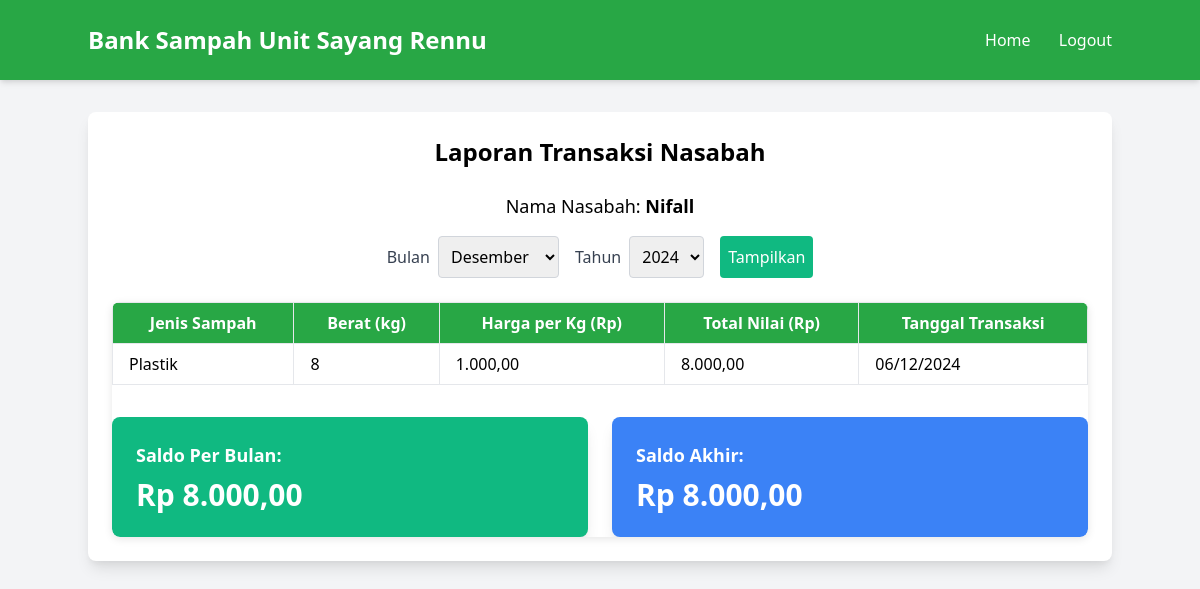
Screenshot of /SayangRennu/createlaporan.php (signed in) with the database file from the repository.
### tables this page shows
CREATE TABLE `nasabah` (
  `nasabah_id` int(11) NOT NULL,
  `nama` varchar(100) NOT NULL,
  `nomorIdentitas` varchar(50) NOT NULL,
  `alamat` text NOT NULL,
  `nomorTelepon` varchar(20) NOT NULL,
  `saldo` double NOT NULL DEFAULT 0,
  `username` varchar(100) NOT NULL,
  `password` varchar(255) NOT NULL
);

CREATE TABLE `transaksi` (
  `idTransaksi` int(11) NOT NULL,
  `nasabah_id` int(11) DEFAULT NULL,
  `jenisSampah` varchar(255) DEFAULT NULL,
  `berat` double DEFAULT NULL,
  `hargaPerKg` double DEFAULT NULL,
  `totalNilai` double DEFAULT NULL,
  `idSampah` int(11) DEFAULT NULL,
  `tanggalTransaksi` date DEFAULT current_timestamp()
);

### SayangRennu/createlaporan.php (the view, shortened to what this page needs)
<?php
include "koneksi.php";
$username = $_SESSION['username'];
$queryNasabah = "SELECT nasabah_id, nama FROM nasabah WHERE username = '$username'";
$resultNasabah = mysqli_query($koneksi, $queryNasabah);
$nasabah = mysqli_fetch_assoc($resultNasabah);
$nasabah_id = $nasabah['nasabah_id'];
$nama_nasabah = $nasabah['nama'];
$bulan = isset($_GET['bulan']) ? $_GET['bulan'] : date('m');
$tahun = isset($_GET['tahun']) ? $_GET['tahun'] : date('Y');
$queryTransaksi = "
    SELECT
        t.idTransaksi,
        t.jenisSampah,
        t.berat,
        t.hargaPerKg,
        t.totalNilai,
        n.saldo,
        DATE_FORMAT(t.tanggalTransaksi, '%d/%m/%Y') AS tanggal
    FROM
        transaksi t
    JOIN
        nasabah n ON t.nasabah_id = n.nasabah_id
    WHERE
        t.nasabah_id = $nasabah_id
        AND MONTH(t.tanggalTransaksi) = $bulan
        AND YEAR(t.tanggalTransaksi) = $tahun
";
$resultTransaksi = mysqli_query($koneksi, $queryTransaksi);
$querySaldo = "SELECT saldo FROM nasabah WHERE nasabah_id = $nasabah_id";
$resultSaldo = mysqli_query($koneksi, $querySaldo);
$saldoData = mysqli_fetch_assoc($resultSaldo);
$saldoAkhir = $saldoData['saldo'];
$saldoPerBulan = 0;
while ($row = mysqli_fetch_assoc($resultTransaksi)) {
    $saldoPerBulan += $row['totalNilai'];
}
?>
<!DOCTYPE html>
<html lang="en">
<head>
    <link href="https://cdn.jsdelivr.net/npm/tailwindcss@2.1.2/dist/tailwind.min.css" rel="stylesheet">
</head>
<body class="bg-gray-100 font-sans">
    <nav class="navbar p-6 shadow-md">
        <div class="container mx-auto flex justify-between items-center">
            <a href="#" class="text-white text-2xl font-semibold">Bank Sampah Unit Sayang Rennu</a>
            <div class="space-x-6">
                <a href="index_nasabah.php" class="text-white hover:text-green-300">Home</a>
                <a href="logout.php" class="text-white hover:text-green-300">Logout</a>
            </div>
        </div>
    </nav>
    <div class="container mx-auto my-8 p-6 bg-white shadow-lg rounded-lg">
        <h2 class="text-2xl font-semibold text-center mb-6">Laporan Transaksi Nasabah</h2>
        <div class="mb-4 text-center">
            <p class="text-lg">Nama Nasabah: <strong><?php echo $nama_nasabah; ?></strong></p>
        </div>
        <form action="" method="get" class="mb-6 flex justify-center space-x-4">
            <div class="flex items-center">
                <label for="bulan" class="mr-2 text-gray-700">Bulan</label>
                <select name="bulan" class="border border-gray-300 p-2 rounded">
                    <option value="12" <?php echo $bulan == '12' ? 'selected' : ''; ?>>Desember</option>
                </select>
            </div>
            <div class="flex items-center">
                <label for="tahun" class="mr-2 text-gray-700">Tahun</label>
                <select name="tahun" class="border border-gray-300 p-2 rounded">
                    <option value="2024" <?php echo $tahun == '2024' ? 'selected' : ''; ?>>2024</option>
                </select>
            </div>
            <button type="submit" class="bg-green-500 text-white p-2 rounded ml-4 hover:bg-green-600 focus:outline-none">Tampilkan</button>
        </form>
        <div class="table-container overflow-x-auto">
            <table class="min-w-full table-auto">
                <thead class="table-header">
                    <tr>
                        <th class="px-4 py-2 border">Jenis Sampah</th>
                        <th class="px-4 py-2 border">Berat (kg)</th>
                        <th class="px-4 py-2 border">Harga per Kg (Rp)</th>
                        <th class="px-4 py-2 border">Total Nilai (Rp)</th>
                        <th class="px-4 py-2 border">Tanggal Transaksi</th>
                    </tr>
                </thead>
                <tbody>
                    <?php
                    mysqli_data_seek($resultTransaksi, 0);
                    while ($row = mysqli_fetch_assoc($resultTransaksi)) : ?>
                        <tr class="table-row">
                            <td class="px-4 py-2 border"><?php echo $row['jenisSampah']; ?></td>
                            <td class="px-4 py-2 border"><?php echo $row['berat']; ?></td>
                            <td class="px-4 py-2 border"><?php echo number_format($row['hargaPerKg'], 2, ',', '.'); ?></td>
                            <td class="px-4 py-2 border"><?php echo number_format($row['totalNilai'], 2, ',', '.'); ?></td>
                            <td class="px-4 py-2 border"><?php echo $row['tanggal']; ?></td>
                        </tr>
                    <?php endwhile; ?>
                </tbody>
            </table>
<div class="grid grid-cols-1 sm:grid-cols-2 gap-6 mt-8">
    <div class="bg-green-500 text-white p-6 rounded-lg shadow-lg hover:shadow-xl transition duration-300">
        <p class="text-lg font-semibold mb-2">Saldo Per Bulan:</p>
        <p class="text-3xl font-bold"><?php echo "Rp " . number_format($saldoPerBulan, 2, ',', '.'); ?></p>
    </div>
    <div class="bg-blue-500 text-white p-6 rounded-lg shadow-lg hover:shadow-xl transition duration-300">
        <p class="text-lg font-semibold mb-2">Saldo Akhir:</p>
        <p class="text-3xl font-bold"><?php echo "Rp " . number_format($saldoAkhir, 2, ',', '.'); ?></p>
    </div>
</div>
</body>
</html>

### SayangRennu/createlaporan.php (style rules this page uses)
.navbar { background-color: #28a745; }
.table-container { background-color: #ffffff; border-radius: 8px; box-shadow: 0 2px 8px rgba(0, 0, 0, 0.1); }
.table-header { background-color: #28a745; color: white; }

### rows the page displays
nasabah: nama "Nifall", saldo "8.000,00"
transaksi: jenisSampah "Plastik", berat "8", hargaPerKg "1.000,00", totalNilai "8.000,00", tanggal "06/12/2024"

### other values shown
$saldoPerBulan "8.000,00"
